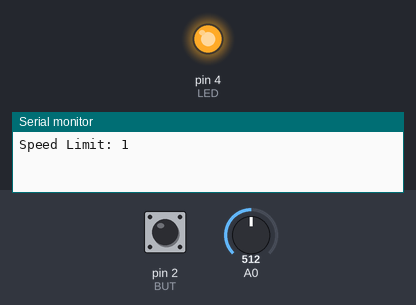
Simulated run of this sketch. Board: Arduino Uno, built with avr-gcc and run on an emulated ATmega328P. On the bench: output pins drawn as LEDs (lit = HIGH), the last lines printed to the serial monitor. The test bench sets the inputs (shaded band); at power-on: pin 2 (BUT) HIGH, A0 = 512. No radio packets arrive unless stated.

Above: at 1.2 s.
1.3 s: pin 2 (BUT) pulled LOW for 0.15 s
At 2.0 s:
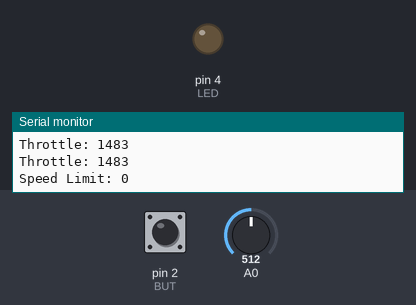
2.9 s: pin 2 (BUT) pulled LOW for 1 s
At 4.3 s:
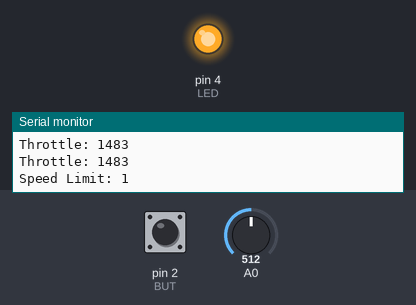
5.4 s: pin 2 (BUT) pulled LOW for 3.2 s
At 9.5 s:
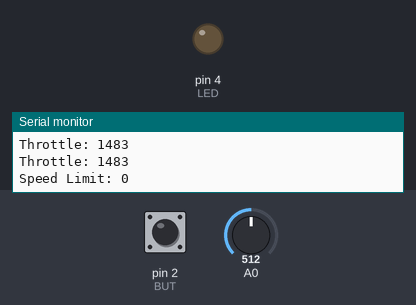
10.1 s: pin 2 (BUT) driven LOW
13.1 s: A0 set to 134
16.1 s: A0 set to 117
Timing chart, 0 to 19.1 s (numbered marks = the images above; inputs shaded):
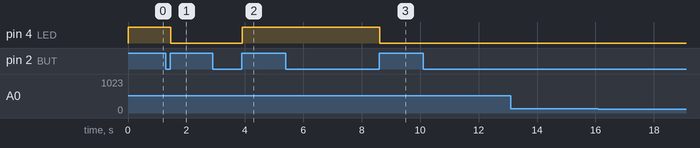

The sketch:

Transmitter_Code.ino
```cpp
/* Transmitter test code
 *
 */
#include <Servo.h>
#include <SPI.h>
#include <nRF24L01.h>
#include <RF24.h>

#define LED 4
#define BUT 2
RF24 radio(7, 8); // CE, CSN
const byte address[6] = "00001";
int throttle = 1500;
int prevThrottle = 1500;
int delta = 25;
int maxSpeed = 2000;
bool speedLimit = false;

void throttle_control(int last, int &curr){
    if(curr - last > delta){
      curr = last + delta;
    }
    if (curr > maxSpeed){
      curr = maxSpeed;
    }
}

//change so that there is only one number
//in throttle_control change second if to check for speedLimit boolean
//if true then curr = limitedSpeed
void checkSpeedLimit(){
  if (digitalRead(BUT) == true){
    speedLimit = !speedLimit;
    digitalWrite(LED, speedLimit);
    if(speedLimit){maxSpeed = 1750;}
    else{maxSpeed = 2000;}
    Serial.print("Speed Limit: ");
    Serial.println(speedLimit);
    while(digitalRead(BUT) == true){delay(10);}
    }
  }

void setup() {
  Serial.begin(9600);
  pinMode(LED, OUTPUT);
  pinMode(BUT, INPUT_PULLUP);
  radio.begin();
  radio.openWritingPipe(address);
  radio.setPALevel(RF24_PA_MAX);
  radio.stopListening();
}

//limit acceleration


//read input, verify acceleration does not exceed delta, write, repeat.
void loop() {
  throttle = analogRead(A0);
  throttle = map(throttle, 125, 925, 1000, 2000);
  checkSpeedLimit();
  throttle_control(prevThrottle, throttle);
  if(radio.write(&throttle, sizeof(throttle))){
    Serial.print("Throttle: ");
    Serial.println(throttle);
    prevThrottle = throttle;
  }
  else{Serial.println("Connection Failed");}


}
```

Measured:
- after the input at 1.3 s, pin 4 (LED): HIGH → LOW after 0.16 s
- after the input at 2.9 s, pin 4 (LED): LOW → HIGH after 1.0 s
- after the input at 5.4 s, pin 4 (LED): HIGH → LOW after 3.2 s
